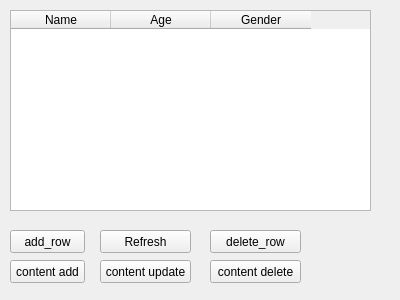
<?xml version="1.0" encoding="UTF-8"?>
<ui version="4.0">
 <class>Form</class>
 <widget class="QWidget" name="Form">
  <property name="geometry">
   <rect>
    <x>0</x>
    <y>0</y>
    <width>400</width>
    <height>300</height>
   </rect>
  </property>
  <property name="windowTitle">
   <string>Form</string>
  </property>
  <widget class="QTableWidget" name="table">
   <property name="geometry">
    <rect>
     <x>10</x>
     <y>10</y>
     <width>361</width>
     <height>201</height>
    </rect>
   </property>
   <column>
    <property name="text">
     <string>Name</string>
    </property>
   </column>
   <column>
    <property name="text">
     <string>Age</string>
    </property>
   </column>
   <column>
    <property name="text">
     <string>Gender</string>
    </property>
   </column>
  </widget>
  <widget class="QPushButton" name="btn_add">
   <property name="geometry">
    <rect>
     <x>10</x>
     <y>260</y>
     <width>75</width>
     <height>23</height>
    </rect>
   </property>
   <property name="text">
    <string>content add</string>
   </property>
  </widget>
  <widget class="QPushButton" name="btn_update">
   <property name="geometry">
    <rect>
     <x>100</x>
     <y>260</y>
     <width>91</width>
     <height>23</height>
    </rect>
   </property>
   <property name="text">
    <string>content update</string>
   </property>
  </widget>
  <widget class="QPushButton" name="btn_delete">
   <property name="geometry">
    <rect>
     <x>210</x>
     <y>260</y>
     <width>91</width>
     <height>23</height>
    </rect>
   </property>
   <property name="text">
    <string>content delete</string>
   </property>
  </widget>
  <widget class="QPushButton" name="btn_add_row">
   <property name="geometry">
    <rect>
     <x>10</x>
     <y>230</y>
     <width>75</width>
     <height>23</height>
    </rect>
   </property>
   <property name="text">
    <string>add_row</string>
   </property>
  </widget>
  <widget class="QPushButton" name="btn_del_row">
   <property name="geometry">
    <rect>
     <x>210</x>
     <y>230</y>
     <width>91</width>
     <height>23</height>
    </rect>
   </property>
   <property name="text">
    <string>delete_row</string>
   </property>
  </widget>
  <widget class="QPushButton" name="btn_refresh">
   <property name="geometry">
    <rect>
     <x>100</x>
     <y>230</y>
     <width>91</width>
     <height>23</height>
    </rect>
   </property>
   <property name="text">
    <string>Refresh</string>
   </property>
  </widget>
 </widget>
 <resources/>
 <connections/>
</ui>
